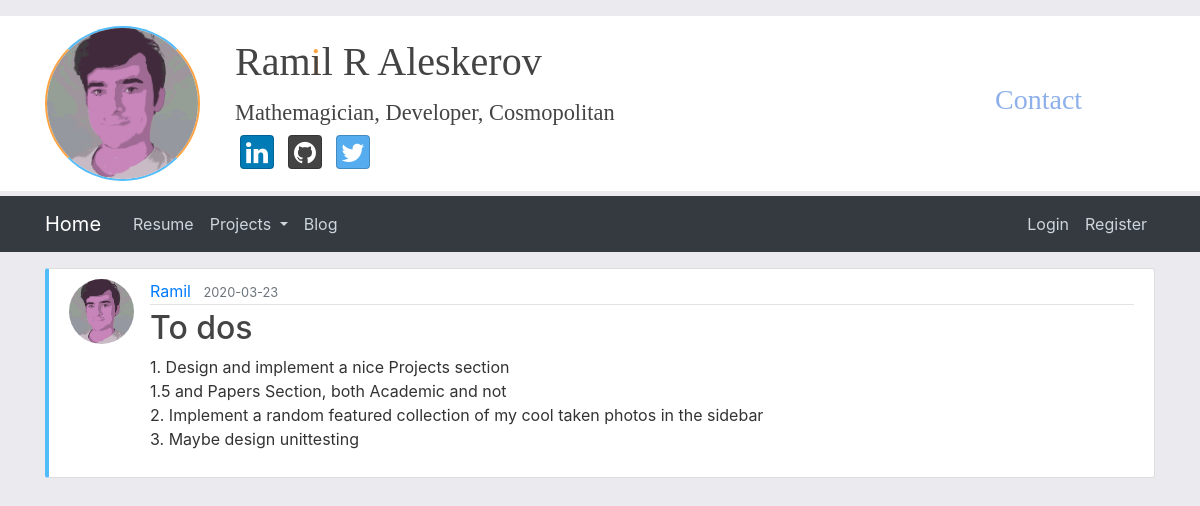
Before: /post/24 with the older database file.
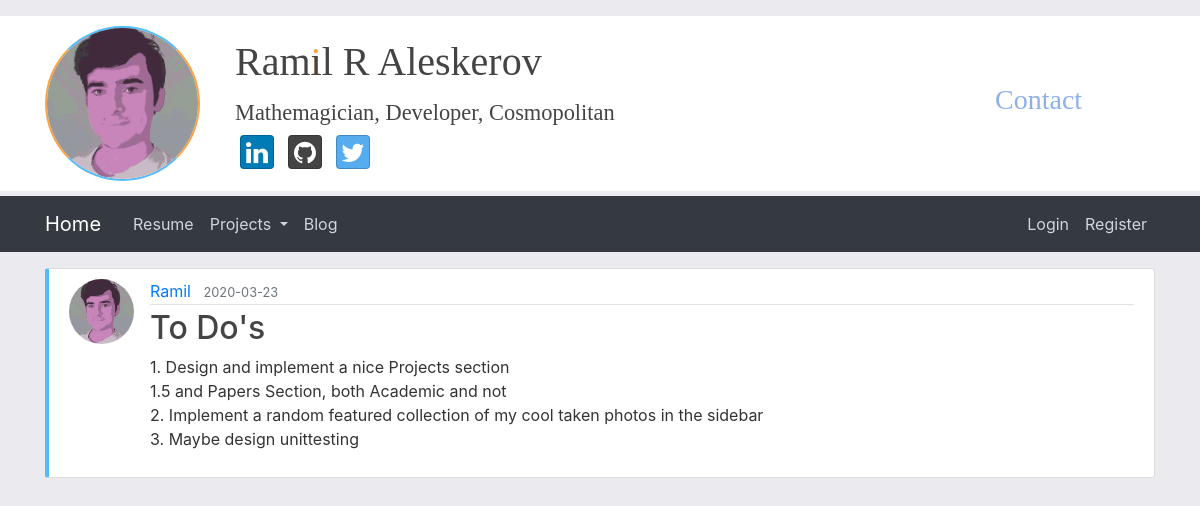
After: the same page with the newer database file.
### flaskblog/models.py (models this page shows, shortened)
class Post(db.Model):
    id = db.Column(db.Integer, primary_key=True)
    title = db.Column(db.String(100), nullable=False)
    date_posted = db.Column(db.DateTime, nullable=False, default=datetime.utcnow)
    content = db.Column(db.Text, nullable=False)
    user_id = db.Column(db.Integer, db.ForeignKey('user.id'), nullable=False)

### flaskblog/posts/routes.py (the view)
@posts.route("/post/<int:post_id>")
def post(post_id):
    post = Post.query.get_or_404(post_id)
    return render_template('post.html', title=post.title, post=post)

### flaskblog/templates/post.html (shortened to what this page needs)
{% extends "layout.html" %}
{% block content %}
  <article class="media content-section">
    <img class="rounded-circle article-img" src="{{ url_for('static', filename='profile_pics/' + post.author.image_file) }}">
    <div class="media-body">
      <div class="article-metadata">
        <a class="mr-2" href="{{ url_for('users.user_posts', username=post.author.username) }}">{{ post.author.username }}</a>
        <small class="text-muted">{{ post.date_posted.strftime('%Y-%m-%d') }}</small>
      </div>
      <h2 class="article-title">{{ post.title }}</h2>
      <p class="article-content">{{ post.content }}</p>
    </div>
  </article>
{% endblock content %}

Changed rows visible on the page:
changed Post: title "To dos" → "To Do's"
